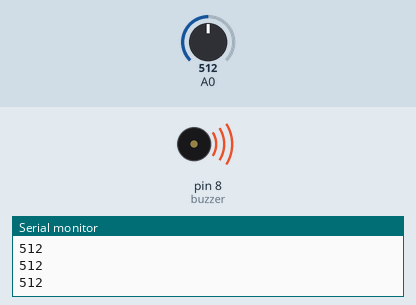
Simulated run of this sketch. Board: Arduino Uno, built with avr-gcc and run on an emulated ATmega328P. Shown: buzzer (waves = sounding), the last lines printed to the serial monitor. The test bench sets the inputs (shaded band); at power-on: A0 = 512.

Above: at 1.2 s.
1.3 s: A0 set to 1013
2.8 s: A0 set to 1022
At 3.2 s:
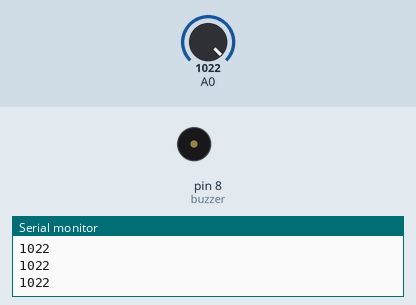
4.3 s: A0 set to 900
At 5.5 s:
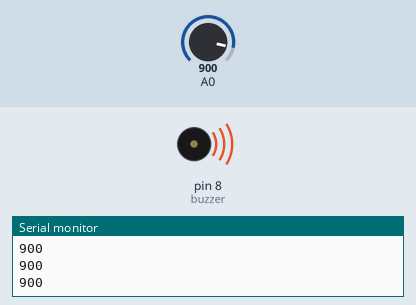
5.8 s: A0 set to 1023
At 7.0 s:
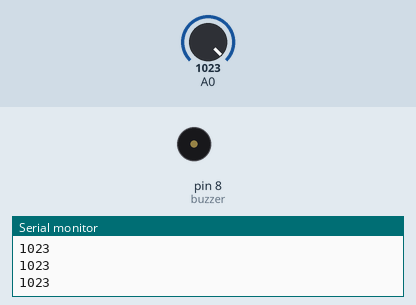
Timing chart, 0 to 8.3 s (numbered marks = the images above; inputs shaded):
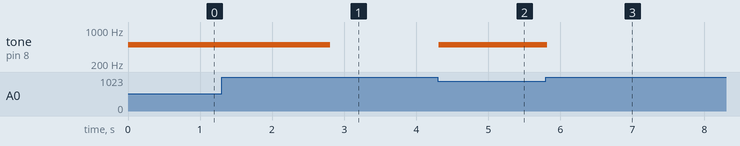

Measured:
- the behaviour switches between 1021 and 1022 on A0 (found by bisection; images 0 and 1)
- after the input at 2.8 s, tone on pin 8 (buzzer): 500 Hz → silent at once
- after the input at 4.3 s, tone on pin 8 (buzzer): silent → 500 Hz at once
- after the input at 5.8 s, tone on pin 8 (buzzer): 500 Hz → silent at once

The sketch:

code.ino
```cpp
/* Vibration Sensor (Shake Switch) - Testing with buzzer

   In this tutorial we will use one vibration sensor (or shake switch)
   to make a beep sound from a buzzer while we shake our breadboard.

   Find more info and video here: http://bit.ly/1iDbc2Q

   Dev: Michalis Vasilakis - Date: 9/9/2015 - www.ardumotive.com       */

const int buzzer = 8; //Buzzer connected to pin 8 of Arduino uno / mega
int sensor;           //Variable to store analog value (0-1023)
int timestamp = 0;

void setup()
{
  Serial.begin(9600);      //Only for debugging
  pinMode(buzzer, OUTPUT);
  Serial.println("Begin");

}

void loop()
{
  sensor = analogRead(A0);
  //While sensor is not moving, analog pin receive 1023~1024 value
  if (sensor<1022){
    tone(buzzer, 500);
//    Serial.print(timestamp);
//    Serial.print(" : ");
    Serial.println(sensor);
  }

  else{
    noTone(buzzer);
//    Serial.print(timestamp);
//    Serial.print(" : ");
    Serial.println(sensor);
  }
//  timestamp += 1;
  delay(100); //Small delay
}
```
